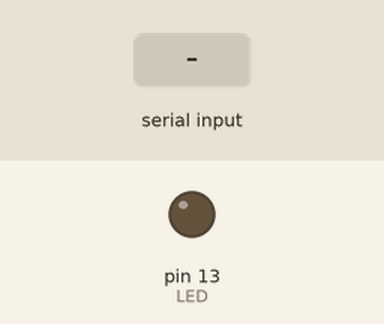
Simulated run of this sketch. Board: Arduino Uno, built with avr-gcc and run on an emulated ATmega328P. Shown: output pins drawn as LEDs (lit = HIGH). The inputs (shaded band) are chosen by the test bench.

Above: at 1.2 s.
1.3 s: "." received over Serial
At 1.42 s:
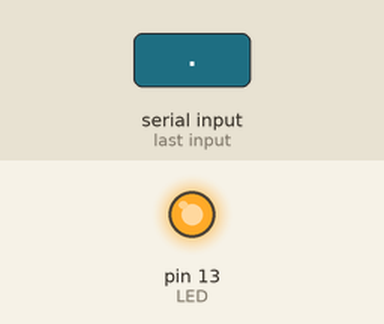
Timing chart, 0 to 4.3 s (numbered marks = the images above; inputs shaded):
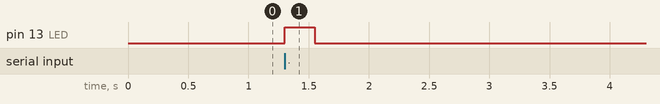

Measured:
- after the input at 1.3 s, pin 13 (LED): LOW → HIGH at once, → LOW 0.25 s later

The sketch:

morzianka_sir.ino
```cpp
#define LED 13

// Using http://slides.justen.eng.br/python-e-arduino as refference

void setup() {
    pinMode(LED, OUTPUT);
    Serial.begin(9600);
}

void loop() {
    while (!Serial.available()) {

    }

    while (Serial.available()) {
        char serialListener = Serial.read();
        if (serialListener == '.') {
            digitalWrite(LED, HIGH);
            delay(250);
            digitalWrite(LED, LOW);
            delay(500);
        }
        else if (serialListener == '-') {
            digitalWrite(LED, HIGH);
            delay(750);
            digitalWrite(LED, LOW);
            delay(500);
        }
        else if (serialListener == ' '){
            digitalWrite(LED, LOW);
            delay(1000);
        }
        else{
          digitalWrite(LED, LOW);
        }
    }
}
```
